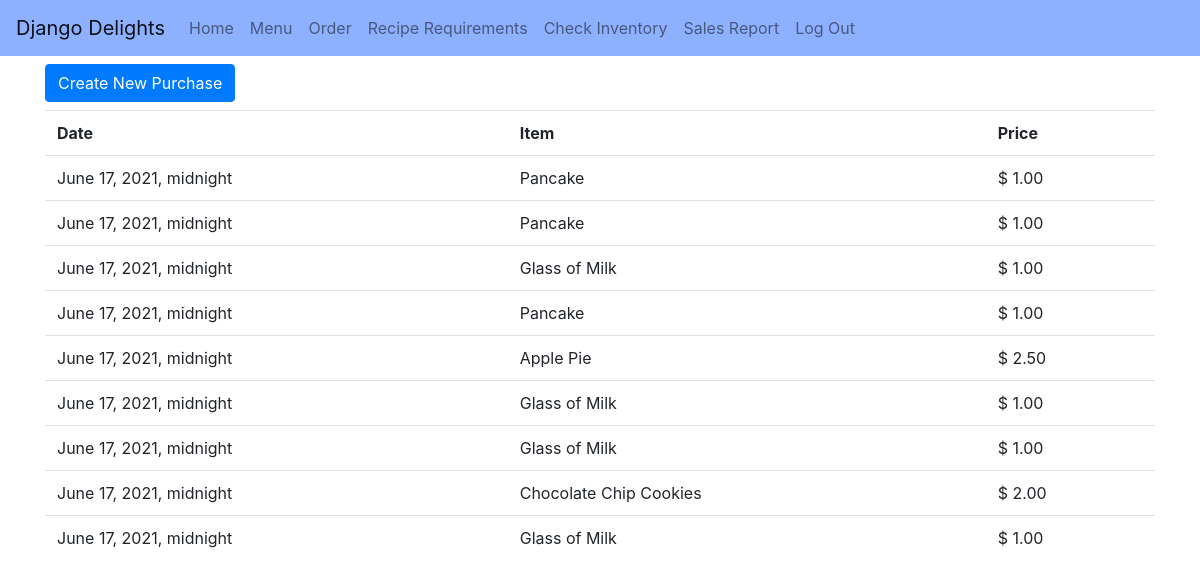
Before: /purchases/ (signed in) with the older database file.
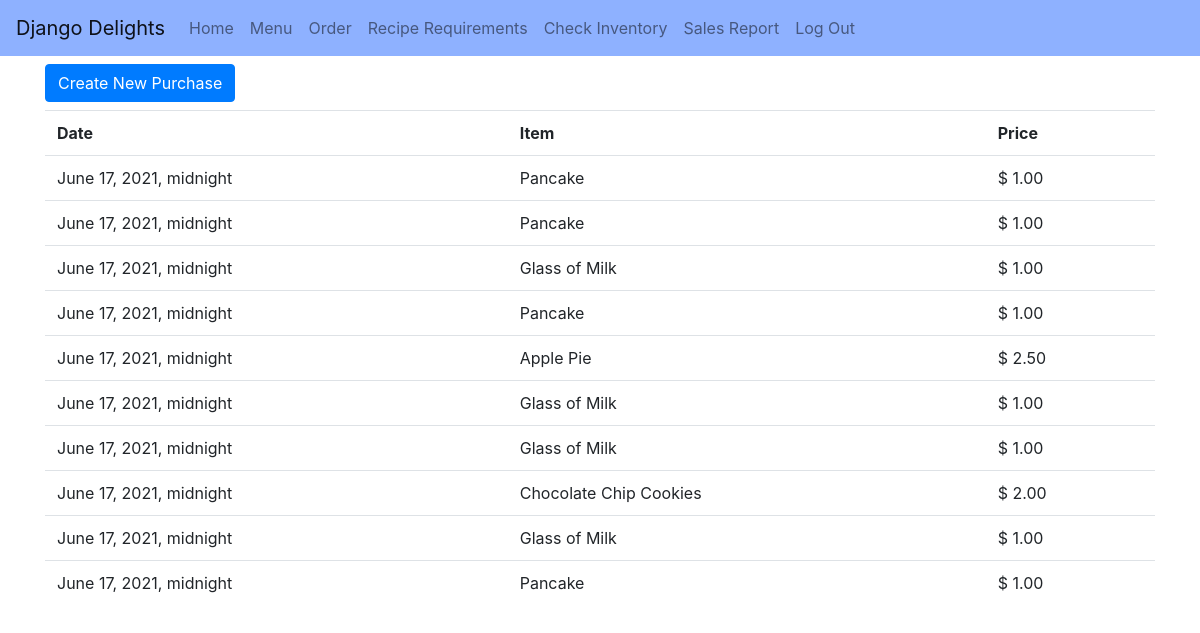
After: the same page with the newer database file.
### inventory/models.py (models this page shows, shortened)
class Purchase(models.Model):
    creation_date = models.DateTimeField(default=datetime.date.today)
    menu_item = models.ForeignKey(MenuItem, on_delete=models.CASCADE, default=1)

class MenuItem(models.Model):
    name = models.CharField(max_length=100)
    description = models.CharField(max_length=1000)
    price = models.DecimalField(max_digits=10, decimal_places=2)
    picture = models.CharField(max_length=250); # Link to picture
    def __str__(self) -> str:
        return self.name

### inventory/views.py (the view)
# urls.py: path('purchases/', views.PurchaseList.as_view(), name='purchases'),
class PurchaseList(LoginRequiredMixin, ListView):
    model = Purchase
    context_object_name = 'purchase_list'
    template_name = 'inventory/purchase_list.html'

### inventory/templates/inventory/purchase_list.html
{% extends './base.html' %}
{% block content %}
<div class="container">
    <a class="btn btn-primary my-2" href="{% url 'purchasecreate' %}">Create New Purchase</a>
    <div class="row">
        <div class="col">
            <table class="table">
                <tr>
                    <th>Date</th>
                    <th>Item</th>
                    <th>Price</th>
                </tr>
                {% for purchase in purchase_list %}
                <tr>
                    <td>{{ purchase.creation_date }}</td>
                    <td>{{ purchase.menu_item }}</td>
                    <td>$ {{ purchase.menu_item.price }}</td>
                </tr>
                {% endfor %}
            </table>
        </div>
    </div>
</div>
{% endblock %}

Changed rows visible on the page:
added Purchase: creation_date "June 17, 2021, midnight", menu_item "Pancake", menu_item.price "1.00"
